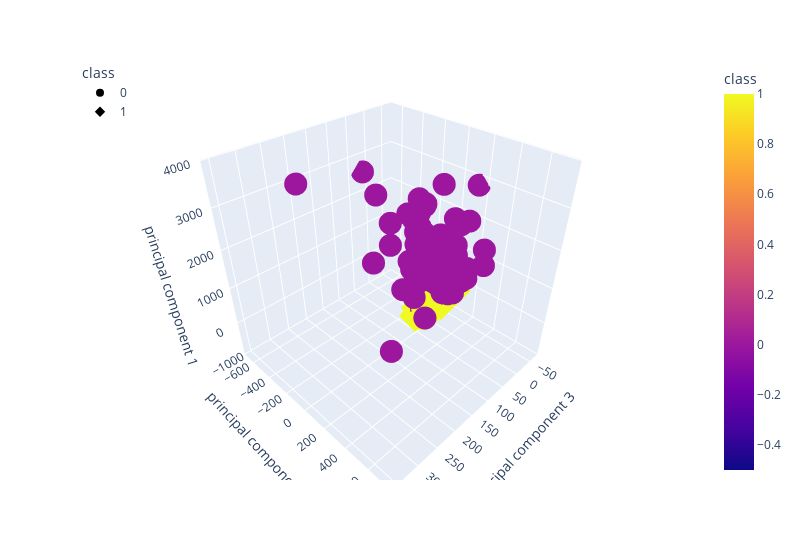

Notebook code for this chart:
### Code cell
# BONUS: plot the 3 principal components
import plotly.express as px
fig = px.scatter_3d(
    df_cancer_pca,
    x="principal component 3",
    y="principal component 2",
    z="principal component 1",
    color="class",
    symbol="class",
    width=800,
)
fig.update_layout(legend=dict(x=0, y=1))
fig.show()

### Figure 1 — Plotly figure (JSON) as saved in the notebook; plotly's stock layout.template omitted (floating-point values rounded to 4 significant figures; data arrays with more than 128 entries replaced by an {"elided": "..."} marker saying what was removed)
{"data": [{"hovertemplate": "class=%{marker.color}<br>principal component 3=%{x}<br>principal component 2=%{y}<br>principal component 1=%{z}<extra></extra>", "legendgroup": "0", "marker": {"color": {"elided": "212 int values"}, "coloraxis": "coloraxis", "symbol": "circle"}, "mode": "markers", "name": "0", "scene": "scene", "showlegend": true, "type": "scatter3d", "x": {"elided": "212 float values"}, "y": {"elided": "212 float values"}, "z": {"elided": "212 float values"}}, {"hovertemplate": "class=%{marker.color}<br>principal component 3=%{x}<br>principal component 2=%{y}<br>principal component 1=%{z}<extra></extra>", "legendgroup": "1", "marker": {"color": {"elided": "357 int values"}, "coloraxis": "coloraxis", "symbol": "diamond"}, "mode": "markers", "name": "1", "scene": "scene", "showlegend": true, "type": "scatter3d", "x": {"elided": "357 float values"}, "y": {"elided": "357 float values"}, "z": {"elided": "357 float values"}}], "layout": {"coloraxis": {"colorbar": {"title": {"text": "class"}}, "colorscale": [[0, "#0d0887"], [0.1111, "#46039f"], [0.2222, "#7201a8"], [0.3333, "#9c179e"], [0.4444, "#bd3786"], [0.5556, "#d8576b"], [0.6667, "#ed7953"], [0.7778, "#fb9f3a"], [0.8889, "#fdca26"], [1, "#f0f921"]]}, "legend": {"title": {"text": "class"}, "tracegroupgap": 0, "x": 0, "y": 1}, "margin": {"t": 60}, "scene": {"domain": {"x": [0, 1], "y": [0, 1]}, "xaxis": {"title": {"text": "principal component 3"}}, "yaxis": {"title": {"text": "principal component 2"}}, "zaxis": {"title": {"text": "principal component 1"}}}, "width": 800}}
